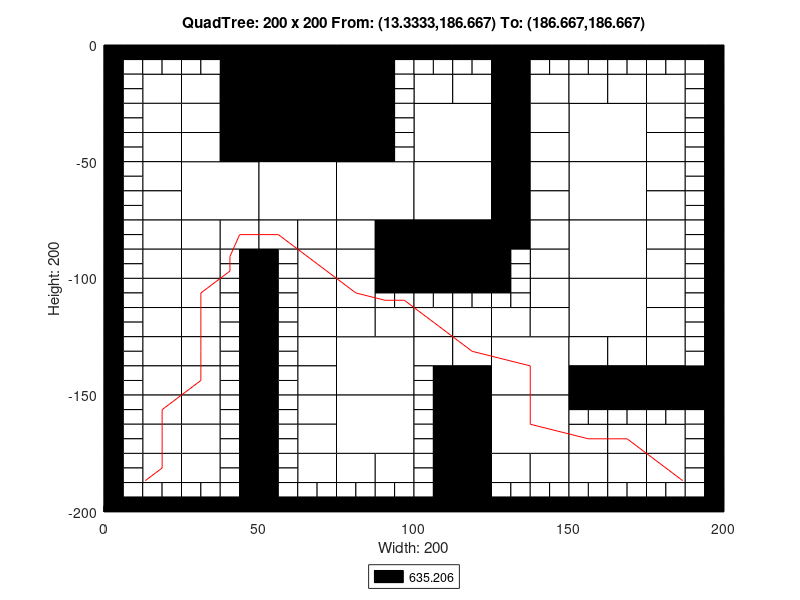

MATLAB code for this plot:
axis([0 200 -200 0]);
title('QuadTree: 200 x 200 From: (13.3333,186.667) To: (186.667,186.667)');
xlabel('Width: 200');
ylabel('Height: 200');
rectangle('Position',[50 -25 25 25], 'FaceColor',[0 0 0]);
rectangle('Position',[50 -50 25 25], 'FaceColor',[0 0 0]);
rectangle('Position',[25 -75 25 25], 'FaceColor',[1 1 1]);
rectangle('Position',[50 -75 25 25], 'FaceColor',[1 1 1]);
rectangle('Position',[75 -75 25 25], 'FaceColor',[1 1 1]);
rectangle('Position',[100 -50 25 25], 'FaceColor',[1 1 1]);
rectangle('Position',[150 -50 25 25], 'FaceColor',[1 1 1]);
rectangle('Position',[100 -75 25 25], 'FaceColor',[1 1 1]);
rectangle('Position',[100 -100 25 25], 'FaceColor',[0 0 0]);
rectangle('Position',[150 -75 25 25], 'FaceColor',[1 1 1]);
rectangle('Position',[150 -100 25 25], 'FaceColor',[1 1 1]);
rectangle('Position',[75 -150 25 25], 'FaceColor',[1 1 1]);
rectangle('Position',[75 -175 25 25], 'FaceColor',[1 1 1]);
rectangle('Position',[125 -150 25 25], 'FaceColor',[1 1 1]);
rectangle('Position',[150 -125 25 25], 'FaceColor',[1 1 1]);
rectangle('Position',[125 -175 25 25], 'FaceColor',[1 1 1]);
rectangle('Position',[12.5 -25 12.5 12.5], 'FaceColor',[1 1 1]);
rectangle('Position',[37.5 -12.5 12.5 12.5], 'FaceColor',[0 0 0]);
rectangle('Position',[25 -25 12.5 12.5], 'FaceColor',[1 1 1]);
rectangle('Position',[37.5 -25 12.5 12.5], 'FaceColor',[0 0 0]);
rectangle('Position',[12.5 -37.5 12.5 12.5], 'FaceColor',[1 1 1]);
rectangle('Position',[12.5 -50 12.5 12.5], 'FaceColor',[1 1 1]);
rectangle('Position',[25 -37.5 12.5 12.5], 'FaceColor',[1 1 1]);
rectangle('Position',[37.5 -37.5 12.5 12.5], 'FaceColor',[0 0 0]);
rectangle('Position',[25 -50 12.5 12.5], 'FaceColor',[1 1 1]);
rectangle('Position',[37.5 -50 12.5 12.5], 'FaceColor',[0 0 0]);
rectangle('Position',[75 -12.5 12.5 12.5], 'FaceColor',[0 0 0]);
rectangle('Position',[75 -25 12.5 12.5], 'FaceColor',[0 0 0]);
rectangle('Position',[75 -37.5 12.5 12.5], 'FaceColor',[0 0 0]);
rectangle('Position',[75 -50 12.5 12.5], 'FaceColor',[0 0 0]);
rectangle('Position',[12.5 -62.5 12.5 12.5], 'FaceColor',[1 1 1]);
rectangle('Position',[12.5 -75 12.5 12.5], 'FaceColor',[1 1 1]);
rectangle('Position',[12.5 -87.5 12.5 12.5], 'FaceColor',[1 1 1]);
rectangle('Position',[12.5 -100 12.5 12.5], 'FaceColor',[1 1 1]);
rectangle('Position',[25 -87.5 12.5 12.5], 'FaceColor',[1 1 1]);
rectangle('Position',[37.5 -87.5 12.5 12.5], 'FaceColor',[1 1 1]);
rectangle('Position',[25 -100 12.5 12.5], 'FaceColor',[1 1 1]);
rectangle('Position',[50 -87.5 12.5 12.5], 'FaceColor',[1 1 1]);
rectangle('Position',[62.5 -87.5 12.5 12.5], 'FaceColor',[1 1 1]);
rectangle('Position',[62.5 -100 12.5 12.5], 'FaceColor',[1 1 1]);
rectangle('Position',[75 -87.5 12.5 12.5], 'FaceColor',[1 1 1]);
rectangle('Position',[87.5 -87.5 12.5 12.5], 'FaceColor',[0 0 0]);
rectangle('Position',[75 -100 12.5 12.5], 'FaceColor',[1 1 1]);
rectangle('Position',[87.5 -100 12.5 12.5], 'FaceColor',[0 0 0]);
rectangle('Position',[100 -25 12.5 12.5], 'FaceColor',[1 1 1]);
rectangle('Position',[112.5 -25 12.5 12.5], 'FaceColor',[1 1 1]);
rectangle('Position',[125 -12.5 12.5 12.5], 'FaceColor',[0 0 0]);
rectangle('Position',[125 -25 12.5 12.5], 'FaceColor',[0 0 0]);
rectangle('Position',[137.5 -25 12.5 12.5], 'FaceColor',[1 1 1]);
rectangle('Position',[125 -37.5 12.5 12.5], 'FaceColor',[0 0 0]);
rectangle('Position',[137.5 -37.5 12.5 12.5], 'FaceColor',[1 1 1]);
rectangle('Position',[125 -50 12.5 12.5], 'FaceColor',[0 0 0]);
rectangle('Position',[137.5 -50 12.5 12.5], 'FaceColor',[1 1 1]);
rectangle('Position',[150 -25 12.5 12.5], 'FaceColor',[1 1 1]);
rectangle('Position',[162.5 -25 12.5 12.5], 'FaceColor',[1 1 1]);
rectangle('Position',[175 -25 12.5 12.5], 'FaceColor',[1 1 1]);
rectangle('Position',[175 -37.5 12.5 12.5], 'FaceColor',[1 1 1]);
rectangle('Position',[175 -50 12.5 12.5], 'FaceColor',[1 1 1]);
rectangle('Position',[125 -62.5 12.5 12.5], 'FaceColor',[0 0 0]);
rectangle('Position',[137.5 -62.5 12.5 12.5], 'FaceColor',[1 1 1]);
rectangle('Position',[125 -75 12.5 12.5], 'FaceColor',[0 0 0]);
rectangle('Position',[137.5 -75 12.5 12.5], 'FaceColor',[1 1 1]);
rectangle('Position',[125 -87.5 12.5 12.5], 'FaceColor',[0 0 0]);
rectangle('Position',[137.5 -87.5 12.5 12.5], 'FaceColor',[1 1 1]);
rectangle('Position',[137.5 -100 12.5 12.5], 'FaceColor',[1 1 1]);
rectangle('Position',[175 -62.5 12.5 12.5], 'FaceColor',[1 1 1]);
rectangle('Position',[175 -75 12.5 12.5], 'FaceColor',[1 1 1]);
rectangle('Position',[175 -87.5 12.5 12.5], 'FaceColor',[1 1 1]);
rectangle('Position',[175 -100 12.5 12.5], 'FaceColor',[1 1 1]);
rectangle('Position',[12.5 -112.5 12.5 12.5], 'FaceColor',[1 1 1]);
rectangle('Position',[12.5 -125 12.5 12.5], 'FaceColor',[1 1 1]);
rectangle('Position',[25 -112.5 12.5 12.5], 'FaceColor',[1 1 1]);
rectangle('Position',[25 -125 12.5 12.5], 'FaceColor',[1 1 1]);
rectangle('Position',[12.5 -137.5 12.5 12.5], 'FaceColor',[1 1 1]);
rectangle('Position',[12.5 -150 12.5 12.5], 'FaceColor',[1 1 1]);
rectangle('Position',[25 -137.5 12.5 12.5], 'FaceColor',[1 1 1]);
rectangle('Position',[25 -150 12.5 12.5], 'FaceColor',[1 1 1]);
rectangle('Position',[62.5 -112.5 12.5 12.5], 'FaceColor',[1 1 1]);
rectangle('Position',[62.5 -125 12.5 12.5], 'FaceColor',[1 1 1]);
rectangle('Position',[75 -112.5 12.5 12.5], 'FaceColor',[1 1 1]);
rectangle('Position',[75 -125 12.5 12.5], 'FaceColor',[1 1 1]);
rectangle('Position',[87.5 -125 12.5 12.5], 'FaceColor',[1 1 1]);
rectangle('Position',[62.5 -137.5 12.5 12.5], 'FaceColor',[1 1 1]);
rectangle('Position',[62.5 -150 12.5 12.5], 'FaceColor',[1 1 1]);
rectangle('Position',[12.5 -162.5 12.5 12.5], 'FaceColor',[1 1 1]);
rectangle('Position',[12.5 -175 12.5 12.5], 'FaceColor',[1 1 1]);
rectangle('Position',[25 -162.5 12.5 12.5], 'FaceColor',[1 1 1]);
rectangle('Position',[25 -175 12.5 12.5], 'FaceColor',[1 1 1]);
rectangle('Position',[12.5 -187.5 12.5 12.5], 'FaceColor',[1 1 1]);
rectangle('Position',[25 -187.5 12.5 12.5], 'FaceColor',[1 1 1]);
rectangle('Position',[62.5 -162.5 12.5 12.5], 'FaceColor',[1 1 1]);
rectangle('Position',[62.5 -175 12.5 12.5], 'FaceColor',[1 1 1]);
rectangle('Position',[62.5 -187.5 12.5 12.5], 'FaceColor',[1 1 1]);
rectangle('Position',[75 -187.5 12.5 12.5], 'FaceColor',[1 1 1]);
rectangle('Position',[87.5 -187.5 12.5 12.5], 'FaceColor',[1 1 1]);
rectangle('Position',[100 -125 12.5 12.5], 'FaceColor',[1 1 1]);
rectangle('Position',[112.5 -125 12.5 12.5], 'FaceColor',[1 1 1]);
rectangle('Position',[137.5 -112.5 12.5 12.5], 'FaceColor',[1 1 1]);
rectangle('Position',[125 -125 12.5 12.5], 'FaceColor',[1 1 1]);
rectangle('Position',[137.5 -125 12.5 12.5], 'FaceColor',[1 1 1]);
rectangle('Position',[100 -137.5 12.5 12.5], 'FaceColor',[1 1 1]);
rectangle('Position',[112.5 -137.5 12.5 12.5], 'FaceColor',[1 1 1]);
rectangle('Position',[112.5 -150 12.5 12.5], 'FaceColor',[0 0 0]);
rectangle('Position',[175 -112.5 12.5 12.5], 'FaceColor',[1 1 1]);
rectangle('Position',[175 -125 12.5 12.5], 'FaceColor',[1 1 1]);
rectangle('Position',[150 -137.5 12.5 12.5], 'FaceColor',[1 1 1]);
rectangle('Position',[162.5 -137.5 12.5 12.5], 'FaceColor',[1 1 1]);
rectangle('Position',[150 -150 12.5 12.5], 'FaceColor',[0 0 0]);
rectangle('Position',[162.5 -150 12.5 12.5], 'FaceColor',[0 0 0]);
rectangle('Position',[175 -137.5 12.5 12.5], 'FaceColor',[1 1 1]);
rectangle('Position',[175 -150 12.5 12.5], 'FaceColor',[0 0 0]);
rectangle('Position',[187.5 -150 12.5 12.5], 'FaceColor',[0 0 0]);
rectangle('Position',[112.5 -162.5 12.5 12.5], 'FaceColor',[0 0 0]);
rectangle('Position',[112.5 -175 12.5 12.5], 'FaceColor',[0 0 0]);
rectangle('Position',[112.5 -187.5 12.5 12.5], 'FaceColor',[0 0 0]);
rectangle('Position',[112.5 -200 12.5 12.5], 'FaceColor',[0 0 0]);
rectangle('Position',[125 -187.5 12.5 12.5], 'FaceColor',[1 1 1]);
rectangle('Position',[137.5 -187.5 12.5 12.5], 'FaceColor',[1 1 1]);
rectangle('Position',[150 -175 12.5 12.5], 'FaceColor',[1 1 1]);
rectangle('Position',[162.5 -175 12.5 12.5], 'FaceColor',[1 1 1]);
rectangle('Position',[175 -175 12.5 12.5], 'FaceColor',[1 1 1]);
rectangle('Position',[150 -187.5 12.5 12.5], 'FaceColor',[1 1 1]);
rectangle('Position',[162.5 -187.5 12.5 12.5], 'FaceColor',[1 1 1]);
rectangle('Position',[175 -187.5 12.5 12.5], 'FaceColor',[1 1 1]);
rectangle('Position',[0 -6.25 6.25 6.25], 'FaceColor',[0 0 0]);
rectangle('Position',[6.25 -6.25 6.25 6.25], 'FaceColor',[0 0 0]);
rectangle('Position',[0 -12.5 6.25 6.25], 'FaceColor',[0 0 0]);
rectangle('Position',[6.25 -12.5 6.25 6.25], 'FaceColor',[1 1 1]);
rectangle('Position',[12.5 -6.25 6.25 6.25], 'FaceColor',[0 0 0]);
rectangle('Position',[18.75 -6.25 6.25 6.25], 'FaceColor',[0 0 0]);
rectangle('Position',[12.5 -12.5 6.25 6.25], 'FaceColor',[1 1 1]);
rectangle('Position',[18.75 -12.5 6.25 6.25], 'FaceColor',[1 1 1]);
rectangle('Position',[0 -18.75 6.25 6.25], 'FaceColor',[0 0 0]);
rectangle('Position',[6.25 -18.75 6.25 6.25], 'FaceColor',[1 1 1]);
rectangle('Position',[0 -25 6.25 6.25], 'FaceColor',[0 0 0]);
rectangle('Position',[6.25 -25 6.25 6.25], 'FaceColor',[1 1 1]);
rectangle('Position',[25 -6.25 6.25 6.25], 'FaceColor',[0 0 0]);
rectangle('Position',[31.25 -6.25 6.25 6.25], 'FaceColor',[0 0 0]);
rectangle('Position',[25 -12.5 6.25 6.25], 'FaceColor',[1 1 1]);
rectangle('Position',[31.25 -12.5 6.25 6.25], 'FaceColor',[1 1 1]);
rectangle('Position',[0 -31.25 6.25 6.25], 'FaceColor',[0 0 0]);
rectangle('Position',[6.25 -31.25 6.25 6.25], 'FaceColor',[1 1 1]);
rectangle('Position',[0 -37.5 6.25 6.25], 'FaceColor',[0 0 0]);
rectangle('Position',[6.25 -37.5 6.25 6.25], 'FaceColor',[1 1 1]);
rectangle('Position',[0 -43.75 6.25 6.25], 'FaceColor',[0 0 0]);
rectangle('Position',[6.25 -43.75 6.25 6.25], 'FaceColor',[1 1 1]);
rectangle('Position',[0 -50 6.25 6.25], 'FaceColor',[0 0 0]);
rectangle('Position',[6.25 -50 6.25 6.25], 'FaceColor',[1 1 1]);
rectangle('Position',[87.5 -6.25 6.25 6.25], 'FaceColor',[0 0 0]);
rectangle('Position',[93.75 -6.25 6.25 6.25], 'FaceColor',[0 0 0]);
rectangle('Position',[87.5 -12.5 6.25 6.25], 'FaceColor',[0 0 0]);
rectangle('Position',[93.75 -12.5 6.25 6.25], 'FaceColor',[1 1 1]);
rectangle('Position',[87.5 -18.75 6.25 6.25], 'FaceColor',[0 0 0]);
rectangle('Position',[93.75 -18.75 6.25 6.25], 'FaceColor',[1 1 1]);
rectangle('Position',[87.5 -25 6.25 6.25], 'FaceColor',[0 0 0]);
rectangle('Position',[93.75 -25 6.25 6.25], 'FaceColor',[1 1 1]);
rectangle('Position',[87.5 -31.25 6.25 6.25], 'FaceColor',[0 0 0]);
rectangle('Position',[93.75 -31.25 6.25 6.25], 'FaceColor',[1 1 1]);
rectangle('Position',[87.5 -37.5 6.25 6.25], 'FaceColor',[0 0 0]);
rectangle('Position',[93.75 -37.5 6.25 6.25], 'FaceColor',[1 1 1]);
rectangle('Position',[87.5 -43.75 6.25 6.25], 'FaceColor',[0 0 0]);
rectangle('Position',[93.75 -43.75 6.25 6.25], 'FaceColor',[1 1 1]);
rectangle('Position',[87.5 -50 6.25 6.25], 'FaceColor',[0 0 0]);
rectangle('Position',[93.75 -50 6.25 6.25], 'FaceColor',[1 1 1]);
rectangle('Position',[0 -56.25 6.25 6.25], 'FaceColor',[0 0 0]);
rectangle('Position',[6.25 -56.25 6.25 6.25], 'FaceColor',[1 1 1]);
rectangle('Position',[0 -62.5 6.25 6.25], 'FaceColor',[0 0 0]);
rectangle('Position',[6.25 -62.5 6.25 6.25], 'FaceColor',[1 1 1]);
rectangle('Position',[0 -68.75 6.25 6.25], 'FaceColor',[0 0 0]);
rectangle('Position',[6.25 -68.75 6.25 6.25], 'FaceColor',[1 1 1]);
rectangle('Position',[0 -75 6.25 6.25], 'FaceColor',[0 0 0]);
rectangle('Position',[6.25 -75 6.25 6.25], 'FaceColor',[1 1 1]);
rectangle('Position',[0 -81.25 6.25 6.25], 'FaceColor',[0 0 0]);
rectangle('Position',[6.25 -81.25 6.25 6.25], 'FaceColor',[1 1 1]);
rectangle('Position',[0 -87.5 6.25 6.25], 'FaceColor',[0 0 0]);
rectangle('Position',[6.25 -87.5 6.25 6.25], 'FaceColor',[1 1 1]);
rectangle('Position',[0 -93.75 6.25 6.25], 'FaceColor',[0 0 0]);
rectangle('Position',[6.25 -93.75 6.25 6.25], 'FaceColor',[1 1 1]);
rectangle('Position',[0 -100 6.25 6.25], 'FaceColor',[0 0 0]);
rectangle('Position',[6.25 -100 6.25 6.25], 'FaceColor',[1 1 1]);
rectangle('Position',[37.5 -93.75 6.25 6.25], 'FaceColor',[1 1 1]);
rectangle('Position',[43.75 -93.75 6.25 6.25], 'FaceColor',[0 0 0]);
rectangle('Position',[37.5 -100 6.25 6.25], 'FaceColor',[1 1 1]);
rectangle('Position',[43.75 -100 6.25 6.25], 'FaceColor',[0 0 0]);
rectangle('Position',[50 -93.75 6.25 6.25], 'FaceColor',[0 0 0]);
rectangle('Position',[56.25 -93.75 6.25 6.25], 'FaceColor',[1 1 1]);
rectangle('Position',[50 -100 6.25 6.25], 'FaceColor',[0 0 0]);
rectangle('Position',[56.25 -100 6.25 6.25], 'FaceColor',[1 1 1]);
rectangle('Position',[100 -6.25 6.25 6.25], 'FaceColor',[0 0 0]);
rectangle('Position',[106.25 -6.25 6.25 6.25], 'FaceColor',[0 0 0]);
rectangle('Position',[100 -12.5 6.25 6.25], 'FaceColor',[1 1 1]);
rectangle('Position',[106.25 -12.5 6.25 6.25], 'FaceColor',[1 1 1]);
rectangle('Position',[112.5 -6.25 6.25 6.25], 'FaceColor',[0 0 0]);
rectangle('Position',[118.75 -6.25 6.25 6.25], 'FaceColor',[0 0 0]);
rectangle('Position',[112.5 -12.5 6.25 6.25], 'FaceColor',[1 1 1]);
rectangle('Position',[118.75 -12.5 6.25 6.25], 'FaceColor',[1 1 1]);
rectangle('Position',[137.5 -6.25 6.25 6.25], 'FaceColor',[0 0 0]);
rectangle('Position',[143.75 -6.25 6.25 6.25], 'FaceColor',[0 0 0]);
rectangle('Position',[137.5 -12.5 6.25 6.25], 'FaceColor',[1 1 1]);
rectangle('Position',[143.75 -12.5 6.25 6.25], 'FaceColor',[1 1 1]);
rectangle('Position',[150 -6.25 6.25 6.25], 'FaceColor',[0 0 0]);
rectangle('Position',[156.25 -6.25 6.25 6.25], 'FaceColor',[0 0 0]);
rectangle('Position',[150 -12.5 6.25 6.25], 'FaceColor',[1 1 1]);
rectangle('Position',[156.25 -12.5 6.25 6.25], 'FaceColor',[1 1 1]);
rectangle('Position',[162.5 -6.25 6.25 6.25], 'FaceColor',[0 0 0]);
rectangle('Position',[168.75 -6.25 6.25 6.25], 'FaceColor',[0 0 0]);
rectangle('Position',[162.5 -12.5 6.25 6.25], 'FaceColor',[1 1 1]);
rectangle('Position',[168.75 -12.5 6.25 6.25], 'FaceColor',[1 1 1]);
rectangle('Position',[175 -6.25 6.25 6.25], 'FaceColor',[0 0 0]);
rectangle('Position',[181.25 -6.25 6.25 6.25], 'FaceColor',[0 0 0]);
rectangle('Position',[175 -12.5 6.25 6.25], 'FaceColor',[1 1 1]);
rectangle('Position',[181.25 -12.5 6.25 6.25], 'FaceColor',[1 1 1]);
rectangle('Position',[187.5 -6.25 6.25 6.25], 'FaceColor',[0 0 0]);
rectangle('Position',[193.75 -6.25 6.25 6.25], 'FaceColor',[0 0 0]);
rectangle('Position',[187.5 -12.5 6.25 6.25], 'FaceColor',[1 1 1]);
rectangle('Position',[193.75 -12.5 6.25 6.25], 'FaceColor',[0 0 0]);
rectangle('Position',[187.5 -18.75 6.25 6.25], 'FaceColor',[1 1 1]);
rectangle('Position',[193.75 -18.75 6.25 6.25], 'FaceColor',[0 0 0]);
rectangle('Position',[187.5 -25 6.25 6.25], 'FaceColor',[1 1 1]);
rectangle('Position',[193.75 -25 6.25 6.25], 'FaceColor',[0 0 0]);
rectangle('Position',[187.5 -31.25 6.25 6.25], 'FaceColor',[1 1 1]);
rectangle('Position',[193.75 -31.25 6.25 6.25], 'FaceColor',[0 0 0]);
rectangle('Position',[187.5 -37.5 6.25 6.25], 'FaceColor',[1 1 1]);
rectangle('Position',[193.75 -37.5 6.25 6.25], 'FaceColor',[0 0 0]);
rectangle('Position',[187.5 -43.75 6.25 6.25], 'FaceColor',[1 1 1]);
rectangle('Position',[193.75 -43.75 6.25 6.25], 'FaceColor',[0 0 0]);
rectangle('Position',[187.5 -50 6.25 6.25], 'FaceColor',[1 1 1]);
rectangle('Position',[193.75 -50 6.25 6.25], 'FaceColor',[0 0 0]);
rectangle('Position',[125 -93.75 6.25 6.25], 'FaceColor',[0 0 0]);
rectangle('Position',[131.25 -93.75 6.25 6.25], 'FaceColor',[1 1 1]);
rectangle('Position',[125 -100 6.25 6.25], 'FaceColor',[0 0 0]);
rectangle('Position',[131.25 -100 6.25 6.25], 'FaceColor',[1 1 1]);
rectangle('Position',[187.5 -56.25 6.25 6.25], 'FaceColor',[1 1 1]);
rectangle('Position',[193.75 -56.25 6.25 6.25], 'FaceColor',[0 0 0]);
rectangle('Position',[187.5 -62.5 6.25 6.25], 'FaceColor',[1 1 1]);
rectangle('Position',[193.75 -62.5 6.25 6.25], 'FaceColor',[0 0 0]);
rectangle('Position',[187.5 -68.75 6.25 6.25], 'FaceColor',[1 1 1]);
rectangle('Position',[193.75 -68.75 6.25 6.25], 'FaceColor',[0 0 0]);
rectangle('Position',[187.5 -75 6.25 6.25], 'FaceColor',[1 1 1]);
rectangle('Position',[193.75 -75 6.25 6.25], 'FaceColor',[0 0 0]);
rectangle('Position',[187.5 -81.25 6.25 6.25], 'FaceColor',[1 1 1]);
rectangle('Position',[193.75 -81.25 6.25 6.25], 'FaceColor',[0 0 0]);
rectangle('Position',[187.5 -87.5 6.25 6.25], 'FaceColor',[1 1 1]);
rectangle('Position',[193.75 -87.5 6.25 6.25], 'FaceColor',[0 0 0]);
rectangle('Position',[187.5 -93.75 6.25 6.25], 'FaceColor',[1 1 1]);
rectangle('Position',[193.75 -93.75 6.25 6.25], 'FaceColor',[0 0 0]);
rectangle('Position',[187.5 -100 6.25 6.25], 'FaceColor',[1 1 1]);
rectangle('Position',[193.75 -100 6.25 6.25], 'FaceColor',[0 0 0]);
rectangle('Position',[0 -106.25 6.25 6.25], 'FaceColor',[0 0 0]);
rectangle('Position',[6.25 -106.25 6.25 6.25], 'FaceColor',[1 1 1]);
rectangle('Position',[0 -112.5 6.25 6.25], 'FaceColor',[0 0 0]);
rectangle('Position',[6.25 -112.5 6.25 6.25], 'FaceColor',[1 1 1]);
rectangle('Position',[0 -118.75 6.25 6.25], 'FaceColor',[0 0 0]);
rectangle('Position',[6.25 -118.75 6.25 6.25], 'FaceColor',[1 1 1]);
rectangle('Position',[0 -125 6.25 6.25], 'FaceColor',[0 0 0]);
rectangle('Position',[6.25 -125 6.25 6.25], 'FaceColor',[1 1 1]);
rectangle('Position',[37.5 -106.25 6.25 6.25], 'FaceColor',[1 1 1]);
rectangle('Position',[43.75 -106.25 6.25 6.25], 'FaceColor',[0 0 0]);
rectangle('Position',[37.5 -112.5 6.25 6.25], 'FaceColor',[1 1 1]);
rectangle('Position',[43.75 -112.5 6.25 6.25], 'FaceColor',[0 0 0]);
rectangle('Position',[37.5 -118.75 6.25 6.25], 'FaceColor',[1 1 1]);
rectangle('Position',[43.75 -118.75 6.25 6.25], 'FaceColor',[0 0 0]);
rectangle('Position',[37.5 -125 6.25 6.25], 'FaceColor',[1 1 1]);
rectangle('Position',[43.75 -125 6.25 6.25], 'FaceColor',[0 0 0]);
rectangle('Position',[0 -131.25 6.25 6.25], 'FaceColor',[0 0 0]);
rectangle('Position',[6.25 -131.25 6.25 6.25], 'FaceColor',[1 1 1]);
rectangle('Position',[0 -137.5 6.25 6.25], 'FaceColor',[0 0 0]);
rectangle('Position',[6.25 -137.5 6.25 6.25], 'FaceColor',[1 1 1]);
rectangle('Position',[0 -143.75 6.25 6.25], 'FaceColor',[0 0 0]);
rectangle('Position',[6.25 -143.75 6.25 6.25], 'FaceColor',[1 1 1]);
rectangle('Position',[0 -150 6.25 6.25], 'FaceColor',[0 0 0]);
rectangle('Position',[6.25 -150 6.25 6.25], 'FaceColor',[1 1 1]);
rectangle('Position',[37.5 -131.25 6.25 6.25], 'FaceColor',[1 1 1]);
rectangle('Position',[43.75 -131.25 6.25 6.25], 'FaceColor',[0 0 0]);
rectangle('Position',[37.5 -137.5 6.25 6.25], 'FaceColor',[1 1 1]);
rectangle('Position',[43.75 -137.5 6.25 6.25], 'FaceColor',[0 0 0]);
rectangle('Position',[37.5 -143.75 6.25 6.25], 'FaceColor',[1 1 1]);
rectangle('Position',[43.75 -143.75 6.25 6.25], 'FaceColor',[0 0 0]);
rectangle('Position',[37.5 -150 6.25 6.25], 'FaceColor',[1 1 1]);
rectangle('Position',[43.75 -150 6.25 6.25], 'FaceColor',[0 0 0]);
rectangle('Position',[50 -106.25 6.25 6.25], 'FaceColor',[0 0 0]);
rectangle('Position',[56.25 -106.25 6.25 6.25], 'FaceColor',[1 1 1]);
rectangle('Position',[50 -112.5 6.25 6.25], 'FaceColor',[0 0 0]);
rectangle('Position',[56.25 -112.5 6.25 6.25], 'FaceColor',[1 1 1]);
rectangle('Position',[50 -118.75 6.25 6.25], 'FaceColor',[0 0 0]);
rectangle('Position',[56.25 -118.75 6.25 6.25], 'FaceColor',[1 1 1]);
rectangle('Position',[50 -125 6.25 6.25], 'FaceColor',[0 0 0]);
rectangle('Position',[56.25 -125 6.25 6.25], 'FaceColor',[1 1 1]);
rectangle('Position',[87.5 -106.25 6.25 6.25], 'FaceColor',[0 0 0]);
rectangle('Position',[93.75 -106.25 6.25 6.25], 'FaceColor',[0 0 0]);
rectangle('Position',[87.5 -112.5 6.25 6.25], 'FaceColor',[1 1 1]);
rectangle('Position',[93.75 -112.5 6.25 6.25], 'FaceColor',[1 1 1]);
rectangle('Position',[50 -131.25 6.25 6.25], 'FaceColor',[0 0 0]);
rectangle('Position',[56.25 -131.25 6.25 6.25], 'FaceColor',[1 1 1]);
rectangle('Position',[50 -137.5 6.25 6.25], 'FaceColor',[0 0 0]);
rectangle('Position',[56.25 -137.5 6.25 6.25], 'FaceColor',[1 1 1]);
rectangle('Position',[50 -143.75 6.25 6.25], 'FaceColor',[0 0 0]);
rectangle('Position',[56.25 -143.75 6.25 6.25], 'FaceColor',[1 1 1]);
rectangle('Position',[50 -150 6.25 6.25], 'FaceColor',[0 0 0]);
rectangle('Position',[56.25 -150 6.25 6.25], 'FaceColor',[1 1 1]);
rectangle('Position',[0 -156.25 6.25 6.25], 'FaceColor',[0 0 0]);
rectangle('Position',[6.25 -156.25 6.25 6.25], 'FaceColor',[1 1 1]);
rectangle('Position',[0 -162.5 6.25 6.25], 'FaceColor',[0 0 0]);
rectangle('Position',[6.25 -162.5 6.25 6.25], 'FaceColor',[1 1 1]);
rectangle('Position',[0 -168.75 6.25 6.25], 'FaceColor',[0 0 0]);
rectangle('Position',[6.25 -168.75 6.25 6.25], 'FaceColor',[1 1 1]);
rectangle('Position',[0 -175 6.25 6.25], 'FaceColor',[0 0 0]);
rectangle('Position',[6.25 -175 6.25 6.25], 'FaceColor',[1 1 1]);
rectangle('Position',[37.5 -156.25 6.25 6.25], 'FaceColor',[1 1 1]);
rectangle('Position',[43.75 -156.25 6.25 6.25], 'FaceColor',[0 0 0]);
rectangle('Position',[37.5 -162.5 6.25 6.25], 'FaceColor',[1 1 1]);
rectangle('Position',[43.75 -162.5 6.25 6.25], 'FaceColor',[0 0 0]);
rectangle('Position',[37.5 -168.75 6.25 6.25], 'FaceColor',[1 1 1]);
rectangle('Position',[43.75 -168.75 6.25 6.25], 'FaceColor',[0 0 0]);
rectangle('Position',[37.5 -175 6.25 6.25], 'FaceColor',[1 1 1]);
rectangle('Position',[43.75 -175 6.25 6.25], 'FaceColor',[0 0 0]);
rectangle('Position',[0 -181.25 6.25 6.25], 'FaceColor',[0 0 0]);
rectangle('Position',[6.25 -181.25 6.25 6.25], 'FaceColor',[1 1 1]);
rectangle('Position',[0 -187.5 6.25 6.25], 'FaceColor',[0 0 0]);
rectangle('Position',[6.25 -187.5 6.25 6.25], 'FaceColor',[1 1 1]);
rectangle('Position',[0 -193.75 6.25 6.25], 'FaceColor',[0 0 0]);
rectangle('Position',[6.25 -193.75 6.25 6.25], 'FaceColor',[1 1 1]);
rectangle('Position',[0 -200 6.25 6.25], 'FaceColor',[0 0 0]);
rectangle('Position',[6.25 -200 6.25 6.25], 'FaceColor',[0 0 0]);
rectangle('Position',[12.5 -193.75 6.25 6.25], 'FaceColor',[1 1 1]);
rectangle('Position',[18.75 -193.75 6.25 6.25], 'FaceColor',[1 1 1]);
rectangle('Position',[12.5 -200 6.25 6.25], 'FaceColor',[0 0 0]);
rectangle('Position',[18.75 -200 6.25 6.25], 'FaceColor',[0 0 0]);
rectangle('Position',[37.5 -181.25 6.25 6.25], 'FaceColor',[1 1 1]);
rectangle('Position',[43.75 -181.25 6.25 6.25], 'FaceColor',[0 0 0]);
rectangle('Position',[37.5 -187.5 6.25 6.25], 'FaceColor',[1 1 1]);
rectangle('Position',[43.75 -187.5 6.25 6.25], 'FaceColor',[0 0 0]);
rectangle('Position',[25 -193.75 6.25 6.25], 'FaceColor',[1 1 1]);
rectangle('Position',[31.25 -193.75 6.25 6.25], 'FaceColor',[1 1 1]);
rectangle('Position',[25 -200 6.25 6.25], 'FaceColor',[0 0 0]);
rectangle('Position',[31.25 -200 6.25 6.25], 'FaceColor',[0 0 0]);
rectangle('Position',[37.5 -193.75 6.25 6.25], 'FaceColor',[1 1 1]);
rectangle('Position',[43.75 -193.75 6.25 6.25], 'FaceColor',[0 0 0]);
rectangle('Position',[37.5 -200 6.25 6.25], 'FaceColor',[0 0 0]);
rectangle('Position',[43.75 -200 6.25 6.25], 'FaceColor',[0 0 0]);
rectangle('Position',[50 -156.25 6.25 6.25], 'FaceColor',[0 0 0]);
rectangle('Position',[56.25 -156.25 6.25 6.25], 'FaceColor',[1 1 1]);
rectangle('Position',[50 -162.5 6.25 6.25], 'FaceColor',[0 0 0]);
rectangle('Position',[56.25 -162.5 6.25 6.25], 'FaceColor',[1 1 1]);
rectangle('Position',[50 -168.75 6.25 6.25], 'FaceColor',[0 0 0]);
rectangle('Position',[56.25 -168.75 6.25 6.25], 'FaceColor',[1 1 1]);
rectangle('Position',[50 -175 6.25 6.25], 'FaceColor',[0 0 0]);
rectangle('Position',[56.25 -175 6.25 6.25], 'FaceColor',[1 1 1]);
rectangle('Position',[50 -181.25 6.25 6.25], 'FaceColor',[0 0 0]);
rectangle('Position',[56.25 -181.25 6.25 6.25], 'FaceColor',[1 1 1]);
rectangle('Position',[50 -187.5 6.25 6.25], 'FaceColor',[0 0 0]);
rectangle('Position',[56.25 -187.5 6.25 6.25], 'FaceColor',[1 1 1]);
rectangle('Position',[50 -193.75 6.25 6.25], 'FaceColor',[0 0 0]);
rectangle('Position',[56.25 -193.75 6.25 6.25], 'FaceColor',[1 1 1]);
rectangle('Position',[50 -200 6.25 6.25], 'FaceColor',[0 0 0]);
rectangle('Position',[56.25 -200 6.25 6.25], 'FaceColor',[0 0 0]);
rectangle('Position',[62.5 -193.75 6.25 6.25], 'FaceColor',[1 1 1]);
rectangle('Position',[68.75 -193.75 6.25 6.25], 'FaceColor',[1 1 1]);
rectangle('Position',[62.5 -200 6.25 6.25], 'FaceColor',[0 0 0]);
rectangle('Position',[68.75 -200 6.25 6.25], 'FaceColor',[0 0 0]);
rectangle('Position',[75 -193.75 6.25 6.25], 'FaceColor',[1 1 1]);
rectangle('Position',[81.25 -193.75 6.25 6.25], 'FaceColor',[1 1 1]);
rectangle('Position',[75 -200 6.25 6.25], 'FaceColor',[0 0 0]);
rectangle('Position',[81.25 -200 6.25 6.25], 'FaceColor',[0 0 0]);
rectangle('Position',[87.5 -193.75 6.25 6.25], 'FaceColor',[1 1 1]);
rectangle('Position',[93.75 -193.75 6.25 6.25], 'FaceColor',[1 1 1]);
rectangle('Position',[87.5 -200 6.25 6.25], 'FaceColor',[0 0 0]);
rectangle('Position',[93.75 -200 6.25 6.25], 'FaceColor',[0 0 0]);
rectangle('Position',[100 -106.25 6.25 6.25], 'FaceColor',[0 0 0]);
rectangle('Position',[106.25 -106.25 6.25 6.25], 'FaceColor',[0 0 0]);
rectangle('Position',[100 -112.5 6.25 6.25], 'FaceColor',[1 1 1]);
rectangle('Position',[106.25 -112.5 6.25 6.25], 'FaceColor',[1 1 1]);
rectangle('Position',[112.5 -106.25 6.25 6.25], 'FaceColor',[0 0 0]);
rectangle('Position',[118.75 -106.25 6.25 6.25], 'FaceColor',[0 0 0]);
rectangle('Position',[112.5 -112.5 6.25 6.25], 'FaceColor',[1 1 1]);
rectangle('Position',[118.75 -112.5 6.25 6.25], 'FaceColor',[1 1 1]);
rectangle('Position',[125 -106.25 6.25 6.25], 'FaceColor',[0 0 0]);
rectangle('Position',[131.25 -106.25 6.25 6.25], 'FaceColor',[1 1 1]);
rectangle('Position',[125 -112.5 6.25 6.25], 'FaceColor',[1 1 1]);
rectangle('Position',[131.25 -112.5 6.25 6.25], 'FaceColor',[1 1 1]);
rectangle('Position',[100 -143.75 6.25 6.25], 'FaceColor',[1 1 1]);
rectangle('Position',[106.25 -143.75 6.25 6.25], 'FaceColor',[0 0 0]);
rectangle('Position',[100 -150 6.25 6.25], 'FaceColor',[1 1 1]);
rectangle('Position',[106.25 -150 6.25 6.25], 'FaceColor',[0 0 0]);
rectangle('Position',[187.5 -106.25 6.25 6.25], 'FaceColor',[1 1 1]);
rectangle('Position',[193.75 -106.25 6.25 6.25], 'FaceColor',[0 0 0]);
rectangle('Position',[187.5 -112.5 6.25 6.25], 'FaceColor',[1 1 1]);
rectangle('Position',[193.75 -112.5 6.25 6.25], 'FaceColor',[0 0 0]);
rectangle('Position',[187.5 -118.75 6.25 6.25], 'FaceColor',[1 1 1]);
rectangle('Position',[193.75 -118.75 6.25 6.25], 'FaceColor',[0 0 0]);
rectangle('Position',[187.5 -125 6.25 6.25], 'FaceColor',[1 1 1]);
rectangle('Position',[193.75 -125 6.25 6.25], 'FaceColor',[0 0 0]);
rectangle('Position',[187.5 -131.25 6.25 6.25], 'FaceColor',[1 1 1]);
rectangle('Position',[193.75 -131.25 6.25 6.25], 'FaceColor',[0 0 0]);
rectangle('Position',[187.5 -137.5 6.25 6.25], 'FaceColor',[1 1 1]);
rectangle('Position',[193.75 -137.5 6.25 6.25], 'FaceColor',[0 0 0]);
rectangle('Position',[100 -156.25 6.25 6.25], 'FaceColor',[1 1 1]);
rectangle('Position',[106.25 -156.25 6.25 6.25], 'FaceColor',[0 0 0]);
rectangle('Position',[100 -162.5 6.25 6.25], 'FaceColor',[1 1 1]);
rectangle('Position',[106.25 -162.5 6.25 6.25], 'FaceColor',[0 0 0]);
rectangle('Position',[100 -168.75 6.25 6.25], 'FaceColor',[1 1 1]);
rectangle('Position',[106.25 -168.75 6.25 6.25], 'FaceColor',[0 0 0]);
rectangle('Position',[100 -175 6.25 6.25], 'FaceColor',[1 1 1]);
rectangle('Position',[106.25 -175 6.25 6.25], 'FaceColor',[0 0 0]);
rectangle('Position',[100 -181.25 6.25 6.25], 'FaceColor',[1 1 1]);
rectangle('Position',[106.25 -181.25 6.25 6.25], 'FaceColor',[0 0 0]);
rectangle('Position',[100 -187.5 6.25 6.25], 'FaceColor',[1 1 1]);
rectangle('Position',[106.25 -187.5 6.25 6.25], 'FaceColor',[0 0 0]);
rectangle('Position',[100 -193.75 6.25 6.25], 'FaceColor',[1 1 1]);
rectangle('Position',[106.25 -193.75 6.25 6.25], 'FaceColor',[0 0 0]);
rectangle('Position',[100 -200 6.25 6.25], 'FaceColor',[0 0 0]);
rectangle('Position',[106.25 -200 6.25 6.25], 'FaceColor',[0 0 0]);
rectangle('Position',[125 -193.75 6.25 6.25], 'FaceColor',[1 1 1]);
rectangle('Position',[131.25 -193.75 6.25 6.25], 'FaceColor',[1 1 1]);
rectangle('Position',[125 -200 6.25 6.25], 'FaceColor',[0 0 0]);
rectangle('Position',[131.25 -200 6.25 6.25], 'FaceColor',[0 0 0]);
rectangle('Position',[137.5 -193.75 6.25 6.25], 'FaceColor',[1 1 1]);
rectangle('Position',[143.75 -193.75 6.25 6.25], 'FaceColor',[1 1 1]);
rectangle('Position',[137.5 -200 6.25 6.25], 'FaceColor',[0 0 0]);
rectangle('Position',[143.75 -200 6.25 6.25], 'FaceColor',[0 0 0]);
rectangle('Position',[150 -156.25 6.25 6.25], 'FaceColor',[0 0 0]);
rectangle('Position',[156.25 -156.25 6.25 6.25], 'FaceColor',[0 0 0]);
rectangle('Position',[150 -162.5 6.25 6.25], 'FaceColor',[1 1 1]);
rectangle('Position',[156.25 -162.5 6.25 6.25], 'FaceColor',[1 1 1]);
rectangle('Position',[162.5 -156.25 6.25 6.25], 'FaceColor',[0 0 0]);
rectangle('Position',[168.75 -156.25 6.25 6.25], 'FaceColor',[0 0 0]);
rectangle('Position',[162.5 -162.5 6.25 6.25], 'FaceColor',[1 1 1]);
rectangle('Position',[168.75 -162.5 6.25 6.25], 'FaceColor',[1 1 1]);
rectangle('Position',[175 -156.25 6.25 6.25], 'FaceColor',[0 0 0]);
rectangle('Position',[181.25 -156.25 6.25 6.25], 'FaceColor',[0 0 0]);
rectangle('Position',[175 -162.5 6.25 6.25], 'FaceColor',[1 1 1]);
rectangle('Position',[181.25 -162.5 6.25 6.25], 'FaceColor',[1 1 1]);
rectangle('Position',[187.5 -156.25 6.25 6.25], 'FaceColor',[0 0 0]);
rectangle('Position',[193.75 -156.25 6.25 6.25], 'FaceColor',[0 0 0]);
rectangle('Position',[187.5 -162.5 6.25 6.25], 'FaceColor',[1 1 1]);
rectangle('Position',[193.75 -162.5 6.25 6.25], 'FaceColor',[0 0 0]);
rectangle('Position',[187.5 -168.75 6.25 6.25], 'FaceColor',[1 1 1]);
rectangle('Position',[193.75 -168.75 6.25 6.25], 'FaceColor',[0 0 0]);
rectangle('Position',[187.5 -175 6.25 6.25], 'FaceColor',[1 1 1]);
rectangle('Position',[193.75 -175 6.25 6.25], 'FaceColor',[0 0 0]);
rectangle('Position',[150 -193.75 6.25 6.25], 'FaceColor',[1 1 1]);
rectangle('Position',[156.25 -193.75 6.25 6.25], 'FaceColor',[1 1 1]);
rectangle('Position',[150 -200 6.25 6.25], 'FaceColor',[0 0 0]);
rectangle('Position',[156.25 -200 6.25 6.25], 'FaceColor',[0 0 0]);
rectangle('Position',[162.5 -193.75 6.25 6.25], 'FaceColor',[1 1 1]);
rectangle('Position',[168.75 -193.75 6.25 6.25], 'FaceColor',[1 1 1]);
rectangle('Position',[162.5 -200 6.25 6.25], 'FaceColor',[0 0 0]);
rectangle('Position',[168.75 -200 6.25 6.25], 'FaceColor',[0 0 0]);
rectangle('Position',[187.5 -181.25 6.25 6.25], 'FaceColor',[1 1 1]);
rectangle('Position',[193.75 -181.25 6.25 6.25], 'FaceColor',[0 0 0]);
rectangle('Position',[187.5 -187.5 6.25 6.25], 'FaceColor',[1 1 1]);
rectangle('Position',[193.75 -187.5 6.25 6.25], 'FaceColor',[0 0 0]);
rectangle('Position',[175 -193.75 6.25 6.25], 'FaceColor',[1 1 1]);
rectangle('Position',[181.25 -193.75 6.25 6.25], 'FaceColor',[1 1 1]);
rectangle('Position',[175 -200 6.25 6.25], 'FaceColor',[0 0 0]);
rectangle('Position',[181.25 -200 6.25 6.25], 'FaceColor',[0 0 0]);
rectangle('Position',[187.5 -193.75 6.25 6.25], 'FaceColor',[1 1 1]);
rectangle('Position',[193.75 -193.75 6.25 6.25], 'FaceColor',[0 0 0]);
rectangle('Position',[187.5 -200 6.25 6.25], 'FaceColor',[0 0 0]);
rectangle('Position',[193.75 -200 6.25 6.25], 'FaceColor',[0 0 0]);
X=[186.667,181.25,168.75,156.25,137.5,137.5,118.75,106.25,96.875,90.625,81.25,68.75,56.25,43.75,40.625,40.625,31.25,31.25,31.25,31.25,18.75,18.75,18.75,13.3333];
Y=[-186.667,-181.25,-168.75,-168.75,-162.5,-137.5,-131.25,-118.75,-109.375,-109.375,-106.25,-93.75,-81.25,-81.25,-90.625,-96.875,-106.25,-118.75,-131.25,-143.75,-156.25,-168.75,-181.25,-186.667];
hold on;
plot(X,Y,'r');
legend('635.206','Location','southoutside');
